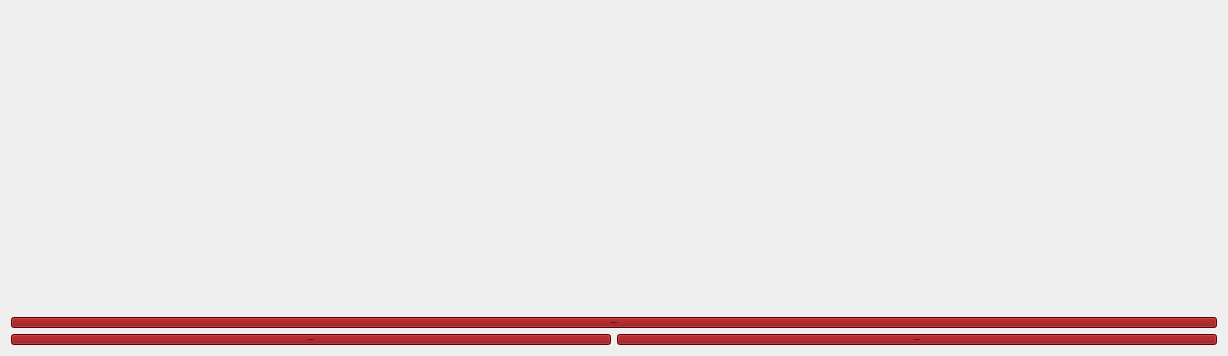
      <widget class="QWidget" name="HW7">
       <attribute name="title">
        <string>HW7</string>
       </attribute>
       <layout class="QGridLayout" name="gridLayout_9">
        <item row="0" column="0" colspan="2">
         <widget class="QLabel" name="mainImage7">
          <property name="minimumSize">
           <size>
            <width>600</width>
            <height>300</height>
           </size>
          </property>
          <property name="styleSheet">
           <string notr="true">background-color: rgba(199, 204, 219,0);</string>
          </property>
          <property name="text">
           <string/>
          </property>
          <property name="alignment">
           <set>Qt::AlignJustify|Qt::AlignVCenter</set>
          </property>
         </widget>
        </item>
        <item row="0" column="2">
         <widget class="QLabel" name="newImage7">
          <property name="minimumSize">
           <size>
            <width>600</width>
            <height>300</height>
           </size>
          </property>
          <property name="styleSheet">
           <string notr="true">background-color: rgba(199, 204, 219,0);</string>
          </property>
          <property name="text">
           <string/>
          </property>
          <property name="alignment">
           <set>Qt::AlignJustify|Qt::AlignVCenter</set>
          </property>
         </widget>
        </item>
        <item row="1" column="0" colspan="3">
         <widget class="QPushButton" name="load7">
          <property name="font">
           <font>
            <family>Arial Black</family>
            <pointsize>-1</pointsize>
            <bold>true</bold>
           </font>
          </property>
          <property name="styleSheet">
           <string notr="true">background-color: rgb(135, 0, 2);</string>
          </property>
          <property name="text">
           <string>CHOOSE FILE</string>
          </property>
         </widget>
        </item>
        <item row="2" column="2">
         <widget class="QPushButton" name="image72">
          <property name="font">
           <font>
            <family>Arial Black</family>
            <pointsize>-1</pointsize>
            <bold>true</bold>
           </font>
          </property>
          <property name="styleSheet">
           <string notr="true">background-color: rgb(135, 0, 2);</string>
          </property>
          <property name="text">
           <string>Show Result</string>
          </property>
         </widget>
        </item>
        <item row="2" column="0" colspan="2">
         <widget class="QPushButton" name="image71">
          <property name="font">
           <font>
            <family>Arial Black</family>
            <pointsize>-1</pointsize>
            <bold>true</bold>
           </font>
          </property>
          <property name="styleSheet">
           <string notr="true">background-color: rgb(135, 0, 2);</string>
          </property>
          <property name="text">
           <string>Show Steps</string>
          </property>
         </widget>
        </item>
       </layout>
      </widget>
